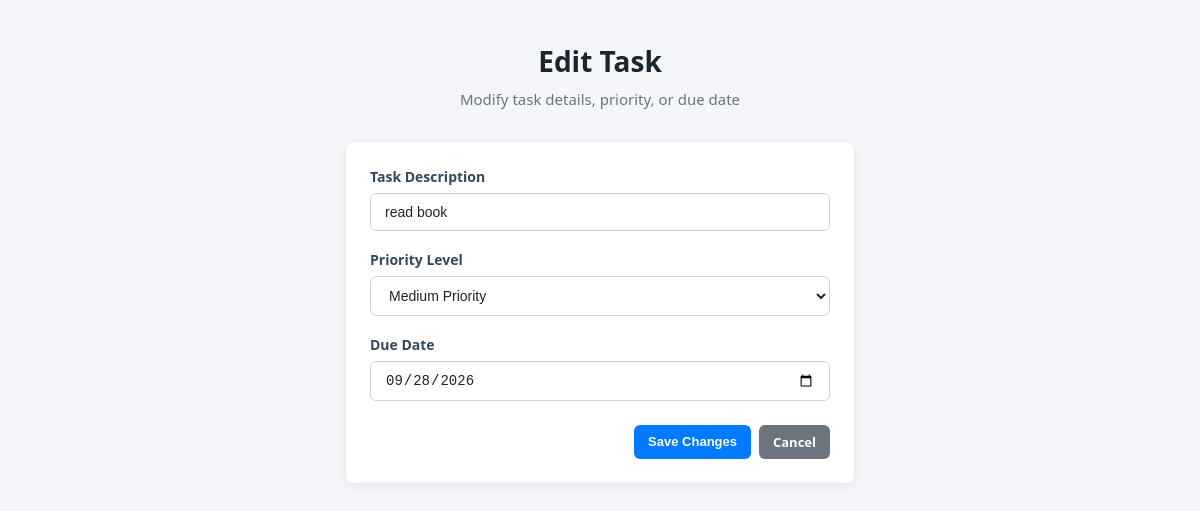
The app's page /edit/12 with its own data.
### tables this page shows
CREATE TABLE tasks (
            id INTEGER PRIMARY KEY AUTOINCREMENT,
            task TEXT NOT NULL,
            completed INTEGER DEFAULT 0
        , priority TEXT DEFAULT 'Medium', due_date TEXT DEFAULT NULL);

### app.py (the view, shortened to what this page needs)
@app.route("/edit/<int:task_id>", methods=["GET", "POST"])
def edit_task(task_id):
    conn = sqlite3.connect("todo.db")
    conn.row_factory = sqlite3.Row
    cursor = conn.cursor()
    cursor.execute("SELECT * FROM tasks WHERE id = ?", (task_id,))
    task = cursor.fetchone()
    conn.close()
    if not task:
        return redirect(url_for("home"))
    return render_template("edit.html", task=task)

### templates/edit.html (shortened to what this page needs)
<!DOCTYPE html>
<html lang="en">
<head>
    <link rel="stylesheet" href="{{ url_for('static', filename='style.css') }}">
</head>
<body>
    <div class="app-container small-container">
        <header class="app-header">
            <h1>Edit Task</h1>
            <p class="subtitle">Modify task details, priority, or due date</p>
        </header>
        <div class="card form-card">
            <form method="POST" action="/edit/{{ task['id'] }}" class="edit-form">
                <div class="form-group-block">
                    <label for="task-name">Task Description</label>
                    <input type="text" id="task-name" name="task" value="{{ task['task'] }}" required class="form-control">
                </div>
                <div class="form-group-block">
                    <label for="priority-select">Priority Level</label>
                    <select id="priority-select" name="priority" class="form-control priority-select">
                        <option value="Medium" {% if (not task['priority']) or task['priority'] == 'Medium' %}selected{% endif %}>Medium Priority</option>
                    </select>
                </div>
                <div class="form-group-block">
                    <label for="due-date">Due Date</label>
                    <input type="date" id="due-date" name="due_date" value="{{ task['due_date'] or '' }}" class="form-control">
                </div>
                <div class="form-actions-row">
                    <button type="submit" class="btn btn-primary">Save Changes</button>
                    <a href="/" class="btn btn-secondary">Cancel</a>
                </div>
            </form>
        </div>
    </div>
</body>
</html>

### static/style.css (style rules this page uses)
:root { --primary: #007bff; --primary-hover: #0056b3; --success: #28a745; --success-hover: #218838; --warning: #ffc107; --warning-hover: #e0a800; --danger: #dc3545; --danger-hover: #c82333; --info: #17a2b8; --bg-color: #f4f6f9; --card-bg: #ffffff; --text-main: #212529; --text-muted: #6c757d; --border-color: #e9ecef; --radius: 8px; --shadow: 0 4px 15px rgba(0, 0, 0, 0.05); }
* { box-sizing: border-box; }
body { font-family: 'Segoe UI', -apple-system, BlinkMacSystemFont, Roboto, Helvetica, Arial, sans-serif; background-color: var(--bg-color); color: var(--text-main); margin: 0; padding: 0; line-height: 1.5; }
.app-container { max-width: 850px; margin: 0 auto; padding: 40px 20px; }
.small-container { max-width: 550px; }
.app-header { text-align: center; margin-bottom: 30px; }
.app-header h1 { font-size: 28px; font-weight: 700; color: #1a252f; margin: 0 0 6px 0; }
.app-header .subtitle { color: var(--text-muted); font-size: 15px; margin: 0; }
.card { background: var(--card-bg); border: 1px solid var(--border-color); border-radius: var(--radius); padding: 24px; margin-bottom: 25px; box-shadow: var(--shadow); }
.form-group-block { margin-bottom: 18px; text-align: left; }
.form-group-block label { display: block; font-size: 14px; font-weight: 600; margin-bottom: 6px; color: #34495e; }
.form-control { width: 100%; padding: 10px 14px; border: 1px solid #ced4da; border-radius: 6px; font-size: 14px; background-color: #fff; color: var(--text-main); outline: none; transition: border-color 0.2s ease, box-shadow 0.2s ease; }
.btn { display: inline-block; padding: 8px 14px; border: none; border-radius: 6px; cursor: pointer; font-size: 13px; font-weight: 600; text-decoration: none; line-height: 1.4; transition: background-color 0.2s ease, transform 0.1s ease; }
.btn-primary { background-color: var(--primary); color: #ffffff; }
.btn-secondary { background-color: var(--text-muted); color: #ffffff; margin-left: 8px; }
.form-actions-row { margin-top: 24px; display: flex; justify-content: flex-end; }

### records on screen
tasks: task "read book", priority "Medium Priority", due_date "09/28/2026"
